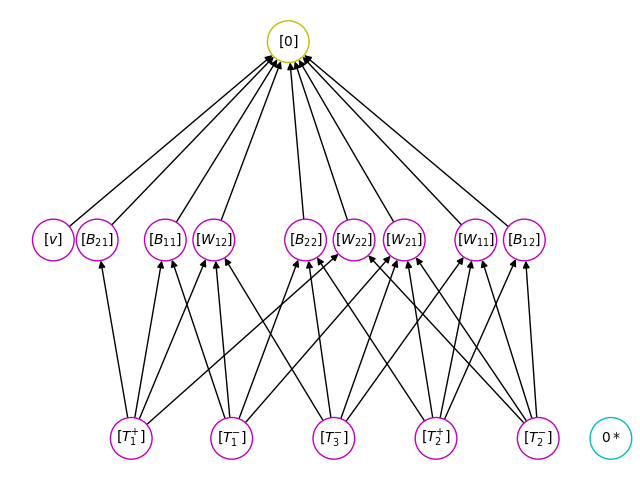
#> input picture toy/img/dual/0000.png, 640 x 480 px, found by its file name; its folder holds 3 pictures in this run
$ python juntar_ibagens.py
#> lines starting #> are read from the running program, lines starting #| are printed output that depends on the picture; pictures that were not available may be replaced by others from this repository, and a replacement may not be noted
import sys
from PIL import Image

path = "toy/img/"

ibages_juntadas = 0


def branco():
    new_im = Image.new('RGB', (640, 480), (255, 255, 255))
    new_im.save('toy/img/master/branco.jpg')
    new_im.save('toy/img/dual/branco.jpg')


def juntar_ibages(codigo_master, codigo_dual):
#> called with codigo_master = 0, codigo_dual = 'branco'
    if type(codigo_master) == int:
        codigo_master = str(codigo_master).zfill(4) + '.png'
    else:
        codigo_dual += '.jpg'
    if type(codigo_dual) == int:
        codigo_dual = str(codigo_dual).zfill(4) + '.png'
    else:
        codigo_dual += '.jpg'
    global ibages_juntadas
    images = [Image.open(path + x) for x in ['master/' + codigo_master,
                                             'dual/' + codigo_dual]]
#> images = 2 items
    widths, heights = zip(*(i.size for i in images))
#> widths = (640, 640); heights = (480, 480)

    total_width = sum(widths)
#> total_width = 1280
    max_height = max(heights)
#> max_height = 480

    new_im = Image.new('RGB', (total_width, max_height))
#> new_im: PIL image 1280x480 RGB; every value is 0

    x_offset = 0
    for im in images:
        new_im.paste(im, (x_offset, 0))
        x_offset += im.size[0]
#> this loop made 2 passes
#> x_offset on passes 1 to 2: 640, 1280
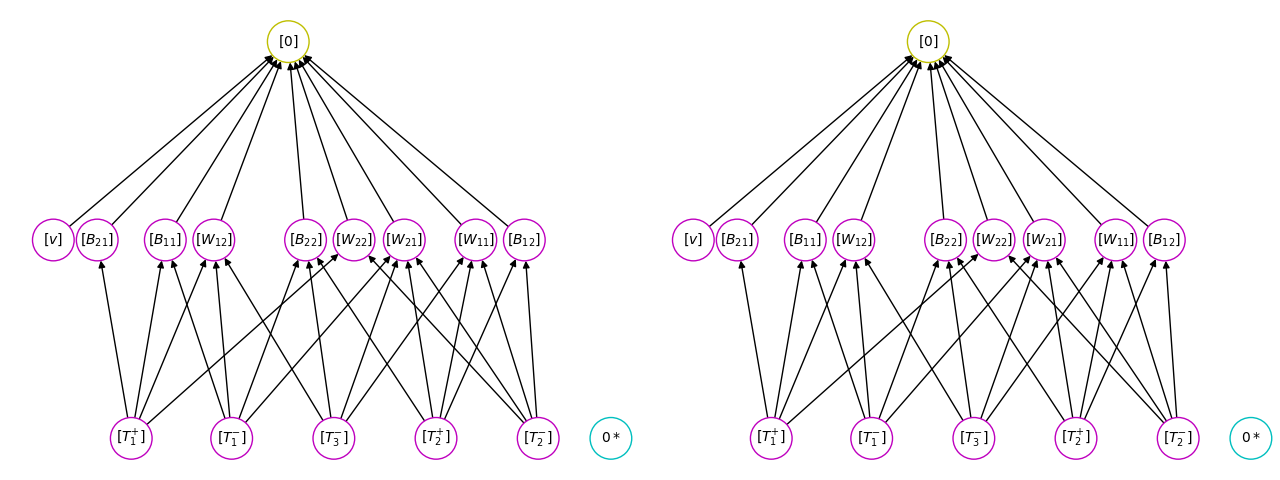
#> new_im: PIL image 1280x480 RGB; mean R, G, B 246.3, 244.8, 246.3
#> after the loop, x_offset = 1280

    ibages_juntadas += 1
    new_im.save('toy/img/ibages/ibagem_' + str(ibages_juntadas).zfill(4) + '.jpg')


if __name__ == '__main__':
    codigos = [(i, 'branco') for i in range(44)]
    codigos += [(43, j) for j in range(44, 58)]
    codigos += [(1058, 1059),
                (1060, 1061),
                (2062, 2063),
                (2064, 2065),
                (2066, 2067),
                (2068, 2069),
                (2070, 2071),
                (2072, 2073),
                (3074, 3075),
                (3076, 3078),
                (3077, 3079),
                (3080, 3081),
                (3082, 3083),
                (3084, 3086),
                (3085, 3087),
                (3088, 3089),
                (3090, 3092),
                (3091, 3093),
                (3094, 3095),
                (3096, 3098),
                (3097, 3099),
                (3100, 3101),
                (3102, 3103),
                (3104, 3105),
                (3106, 3107),
                (3108, 3111),
                (3109, 3112),
                (3110, 3113),
                (4114, 4118),
                (4115, 4119),
                (4116, 4120),
                (4117, 4121),
                (4117, 5122),
                (6123, 6124),
                (6125, 6126),
                ]
    codigos += [(x, x+1) for x in range(6127, 6150, 2)]

    for c in codigos:
        juntar_ibages(*c)
#> pass 2 of the loop `for c in codigos:`:
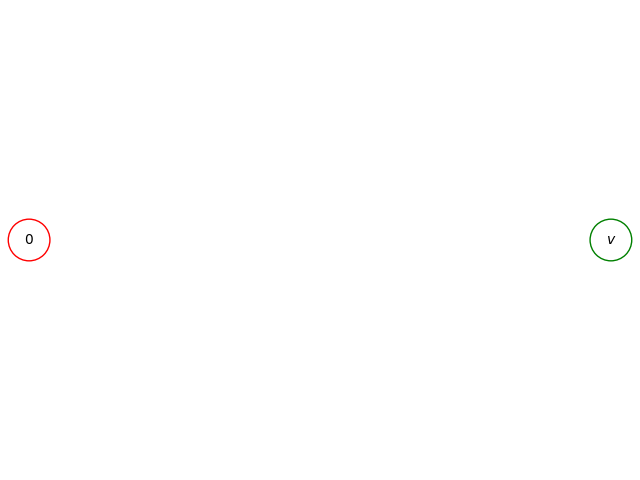
#> input picture toy/img/master/0001.png, 640 x 480 px
#> the loop in juntar_ibages (call 2), `for im in images:` made 2 passes
#> after the loop in juntar_ibages (call 2), `for im in images:`:
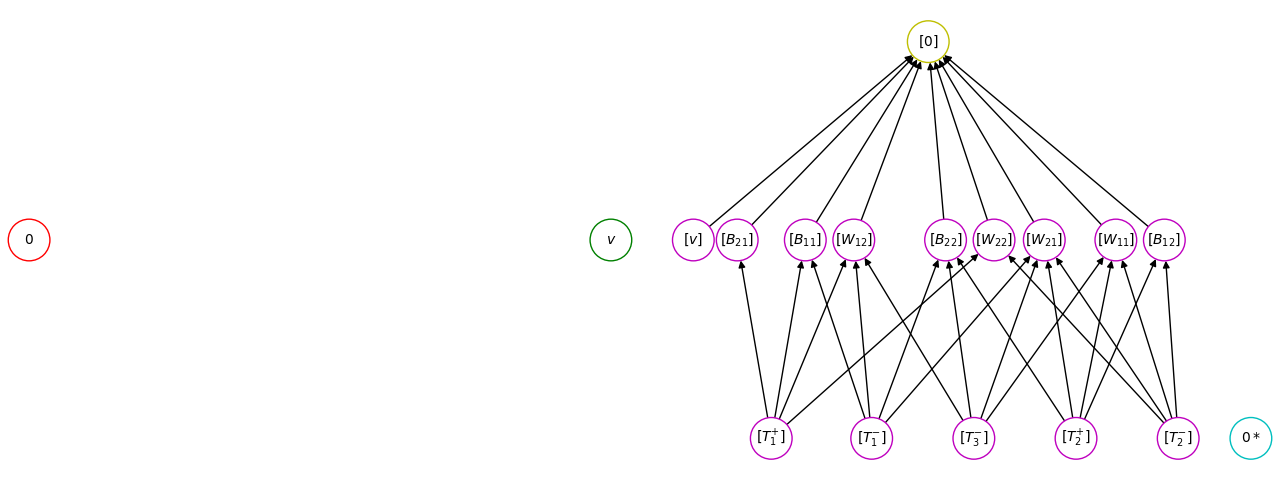
#> new_im: PIL image 1280x480 RGB; mean R, G, B 250.6, 249.8, 250.5
#> pass 3 of the loop `for c in codigos:`:
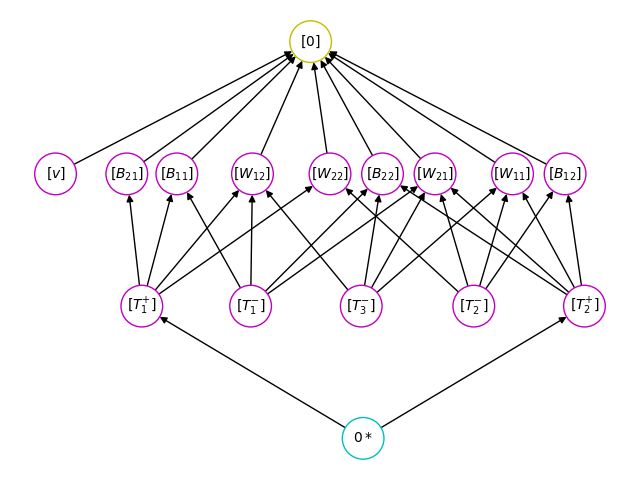
#> input picture toy/img/dual/0002.png, 640 x 480 px, found by its file name
#> the loop in juntar_ibages (call 3), `for im in images:` made 2 passes
#> after the loop in juntar_ibages (call 3), `for im in images:`:
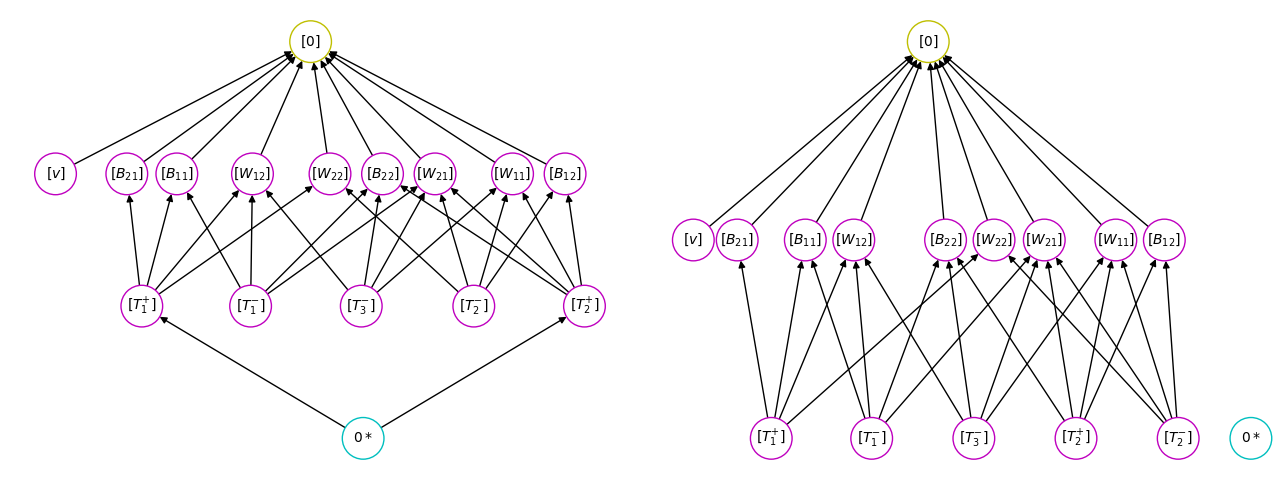
#> new_im: PIL image 1280x480 RGB; mean R, G, B 246.9, 245.4, 246.9
#> (the run stopped early here; a loop or call above may not have finished)
